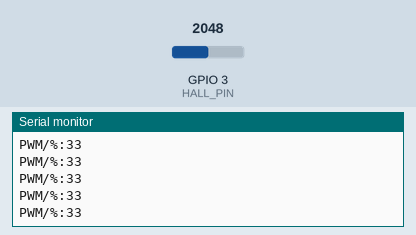
The sketch below on a simulated ESP32-C3. Shown: the last lines printed to the serial monitor. Inputs (shaded band) come from the test bench; at power-on: GPIO 3 (HALL_PIN) = 2048. No CAN messages arrive unless stated.

Above: at 1.2 s.
1.3 s: GPIO 3 (HALL_PIN) set to 2866
At 1.8 s:
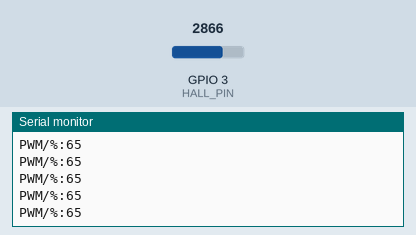
2.8 s: GPIO 3 (HALL_PIN) set to 3603
At 3.8 s:
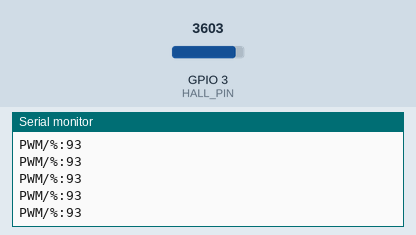
Timing chart, 0 to 5.8 s (numbered marks = the images above; inputs shaded):
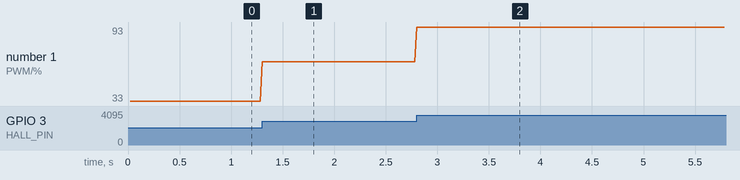

The sketch:

Tutorial3_4_CAN_ThrottoleSend.ino
```cpp
#include <Arduino.h>
#include <driver/twai.h>
#include <esp32-hal-adc.h> // ESP32-C3 でも analogSetPinAttenuation が使えます

// --- ADC 設定 ---
constexpr gpio_num_t HALL_PIN = GPIO_NUM_3; // スロットルセンサー入力
constexpr int ADC_RESOLUTION = 4095;        // 12bit

// --- CAN (TWAI) 設定 ---
constexpr gpio_num_t CAN_TX_PIN = GPIO_NUM_1;
constexpr gpio_num_t CAN_RX_PIN = GPIO_NUM_0;
constexpr long CAN_BAUD = 500000; // 500 kbps

// --- VESC CAN プロトコル ---
constexpr uint32_t CAN_PACKET_SET_DUTY = 0x0; // デューティコマンド識別子
constexpr uint8_t VESC_ID =
    0x7; // VESC ID: VESC Tool/App Settings/General/VESC ID

// TWAI の一般設定・タイミング設定・フィルタ設定
constexpr twai_general_config_t g_config =
    TWAI_GENERAL_CONFIG_DEFAULT(CAN_TX_PIN, CAN_RX_PIN, TWAI_MODE_NORMAL);
constexpr twai_timing_config_t t_config = TWAI_TIMING_CONFIG_500KBITS();
constexpr twai_filter_config_t f_config = TWAI_FILTER_CONFIG_ACCEPT_ALL();

void setup() {
  Serial.begin(115200);

  // ADC 減衰設定（11dB で約0–2.5V測定可）
  analogSetPinAttenuation(HALL_PIN, ADC_11db);

  // TWAI ドライバのインストール
  if (twai_driver_install(&g_config, &t_config, &f_config) != ESP_OK) {
    Serial.println("Failed to install TWAI driver");
    while (1)
      ;
  }
  // TWAI ドライバ開始
  if (twai_start() != ESP_OK) {
    Serial.println("Failed to start TWAI driver");
    while (1)
      ;
  }

  Serial.println("TWAI (CAN) initialized");
}

// 送信間隔の定義
static const TickType_t SEND_INTERVAL = pdMS_TO_TICKS(20); // 20ms間隔
static TickType_t lastSendTime = 0;

void loop() {
  TickType_t currentTime = xTaskGetTickCount();

  // 20ms毎に送信
  if ((currentTime - lastSendTime) >= SEND_INTERVAL) {
    // 1) スロットル ADC 読み取り
    constexpr float HALL_MIN = 0.29f; // スロットル最小値 (29%)
    constexpr float HALL_MAX = 0.92f; // スロットル最大値 (92%)

    int code = analogRead(HALL_PIN);
    float percent = code / (float)ADC_RESOLUTION;
    // 実際の範囲から20-100%に正規化
    float pwm = (percent - HALL_MIN) / (HALL_MAX - HALL_MIN);
    pwm = constrain(pwm, 0.0f, 1.0f); // 0.0–1.0
    int32_t scaled = (int32_t)(pwm * 100000.0f);
    // 2) CAN メッセージ作成（拡張フォーマット, CAN_PACKET_SET_DUTY=0x00,
    // 4バイトデータ）
    twai_message_t msg;
    memset(&msg, 0, sizeof(msg));
    msg.identifier = (CAN_PACKET_SET_DUTY << 8) | VESC_ID;
    msg.flags = TWAI_MSG_FLAG_EXTD;
    // ビッグエンディアンとして詰め直し。
    // "All simple CAN-commands have 4 data bytes which
    // represent the argument for the commands as a
    // 32-bit big endian signed number with scaling."
    // https://raw.githubusercontent.com/vedderb/bldc/master/documentation/comm_can.md
    uint8_t buf[4] = {(uint8_t)(scaled >> 24), (uint8_t)(scaled >> 16),
                      (uint8_t)(scaled >> 8), (uint8_t)(scaled)};
    memcpy(msg.data, buf, sizeof(buf));
    msg.data_length_code = sizeof(scaled);

    Serial.print("PWM/%:");
    Serial.println(scaled / 1000);

    // 3) 送信（送信待ち最大 10 ms）
    if (twai_transmit(&msg, pdMS_TO_TICKS(10)) != ESP_OK) {
      Serial.println("TWAI transmit failed");
    }

    lastSendTime = currentTime;
  }
}
```

Measured:
- after the input at 1.3 s, the serial monitor: prints a new line at once (image 1)
- after the input at 2.8 s, the serial monitor: prints a new line at once (image 2)
- plotted number 1: 33 → 65 after the input at 1.3 s, 65 → 93 after the input at 2.8 s
